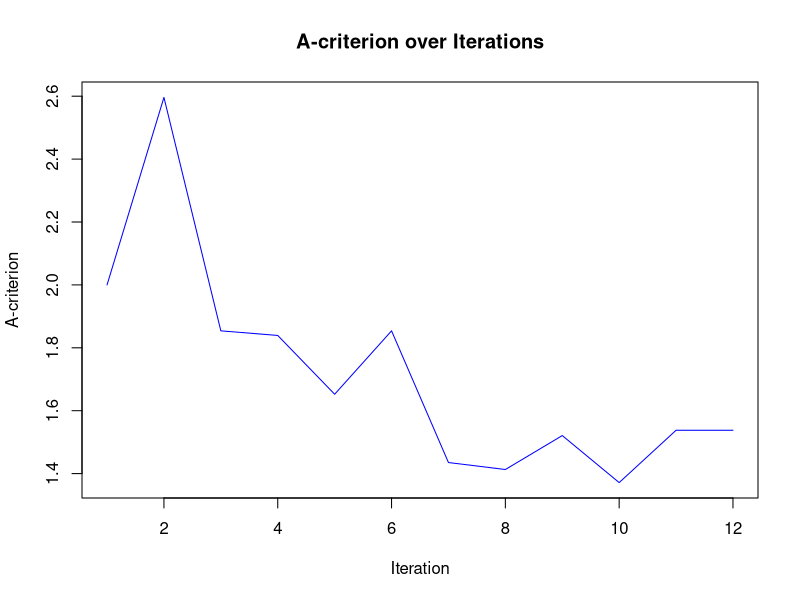

Here is the R script that generated this plot:
library(tidyverse)

P_matrix <- function(Z, R, G) {
  R_inv <- solve(R)
  G_inv <- solve(G)
  XtR_invZ <- t(Z) %*% R_inv %*% Z
  middle_inv <- solve(XtR_invZ + G_inv) 
  P <- R_inv - R_inv %*% Z %*% middle_inv %*% t(Z) %*% R_inv
  return(P)
}

a_criterion_r <- function(X, D, P){
  C <- t(X) %*% P %*% X
  C_inv <- solve(C)
  lambda <- D %*% C_inv %*% t(D)
  return(sum(diag(lambda)))
}

#？
a_criterion_f <- function(Xb, Xt){
  X <- cbind(Xb, Xt)
  information_matrix <- t(X) %*% X
  cols_Xt <- ncol(Xt)
  Xt_information <- information_matrix
  Xt_information_inv <- MASS::ginv(Xt_information)[(nrow(information_matrix) - cols_Xt + 1):nrow(information_matrix), 
                                              (ncol(information_matrix) - cols_Xt + 1):ncol(information_matrix)]
  return(sum(diag(Xt_information_inv)))
}
#？

a_criterion_f_2 <- function(Xb, Xt){
  X <- cbind(1, Xb, Xt)
  information_matrix <- t(X) %*% X
  cols_Xt <- ncol(Xt)
  Xt_information <- information_matrix
  Xt_information_inv <- MASS::ginv(Xt_information)
  return(sum(diag(Xt_information_inv)))
}



is_matrix_in_list <- function(matrix, list_of_matrices) {
  for (mat in list_of_matrices) {
    if (identical(matrix, mat)) {
      return(TRUE)
    }
  }
  return(FALSE)
}


generate_all_permutations <- function(X) {
  n <- nrow(X)
  neighbors <- list()  
  index <- 1  
  
  for (i in 1:(n-1)) {
    for (j in (i+1):n) {
      X_new <- X
      
      temp <- X_new[i, ]  
      X_new[i, ] <- X_new[j, ]
      X_new[j, ] <- temp
      
      neighbors[[index]] <- X_new
      index <- index + 1
    }
  }
  return(neighbors)
}

generate_pairwise_permutations <- function(X) {
  n <- nrow(X)
  neighbors <- list()
  index <- 1
  for (i in 1:(n - 1)) {
    for (j in (i + 1):n) {
      if (all(X[i, ] == X[j, ])) {
        next
      }
      X_new <- X
      temp <- X_new[i, ]
      X_new[i, ] <- X_new[j, ]
      X_new[j, ] <- temp
      
      neighbors[[index]] <- X_new
      index <- index + 1
    }
  }
  
  return(neighbors)
}

is_matrix_in_list <- function(matrix, list_of_matrices) {
  for (mat in list_of_matrices) {
    if (identical(matrix, mat)) {
      return(TRUE)
    }
  }
  return(FALSE)
}

simulated_annealing <- function(data,
                                R = diag(0.1, nrow = nrow(data), ncol = nrow(data)),
                                max_iter = 10000,
                                initial_temperature = 1.5,
                                cooling_rate = 0.01,
                                epsilon = 0.0000001,
                                fixed_treatment = TRUE) {
  if (fixed_treatment == TRUE){
    X <- model.matrix(~ -1 + col + row + trt, data = data)
    Xb <- model.matrix(~ -1 + col + row, data = data)
    Xt <- model.matrix(~ -1 + trt, data = data)
    Xt_current <- Xt
    a_current <- a_criterion_f(Xb, Xt)
    a_values <- numeric(length = max_iter)
    a_values[1] <- a_current
    Xt_list <- list()
    Xt_list[[1]] <- Xt_current
    i <- 1
    while (i == 1 || 
           (i <= max_iter && 
                      abs(a_values[i-1] - a_current) / a_values[i-1] > epsilon)) {
      temperature <- initial_temperature * exp(-cooling_rate * i)
      Xt_candidate <- generate_pairwise_permutations(Xt_current)
      for (candidate in Xt_candidate ){
        a_candidate <- a_criterion_f(Xb, candidate)
        if ((a_candidate < a_current 
             || runif(1) < exp(-abs(a_current - a_candidate)/temperature)) && !is_matrix_in_list(candidate,Xt_list )
            ){
          message("we change the design matrix")
          Xt_current <- candidate
          a_current <- a_candidate
          break
        }
      }
      i <- i+1
      Xt_list[[i]] <- Xt_current
      a_values[i] <- a_current
    }
  
  return(list(optimal_design = Xt_current, a_history = a_values, iteration_number = i))
  }
  

}

data <- expand.grid(col=as.factor(1:4),
                    row=as.factor(1:4)) |>
  mutate(trt = sample(rep(LETTERS[1:4], 4)))
#data
X <- model.matrix(~-1+col+row + trt, data = data)
R <- diag(0.1, nrow=16, ncol=16)

optimal_design_info <- simulated_annealing(data, R)

#Xb <- model.matrix(~ -1 + col + row, data = data)
#Xt <- model.matrix(~ -1 + trt, data = data)
#Xt


#optimal_design_matrix <- as.matrix(optimal_design_info[["optimal_design"]])

iteration_number <- optimal_design_info[["iteration_number"]]

#optimal_design_matrix

a_values_vector <- unlist(optimal_design_info['a_history'])
par(mar=c(5.1, 4.1, 4.1, 2.1))
plot(a_values_vector[1:iteration_number], type = "l", main = "A-criterion over Iterations", xlab = "Iteration", ylab = "A-criterion", col = "blue")
a_value_re <- a_values_vector[iteration_number]

latin_square <- as.data.frame(matrix(0, nrow=4, ncol=4))


latin_square[1, ] <- c("A", "B", "C", "D")
latin_square[2, ] <- c("A", "B", "C", "D")
latin_square[3, ] <- c("A", "B", "C", "D")
latin_square[4, ] <- c("A", "B", "C", "D")


data_op <- expand.grid(col=as.factor(1:4),
                    row=as.factor(1:4))


data_op$trt <- as.vector(t(latin_square))

Xb <- model.matrix(~ -1 + col + row, data = data_op)
Xt <- model.matrix(~ -1 + trt, data = data_op)
A_op <- a_criterion_f(Xb, Xt)



